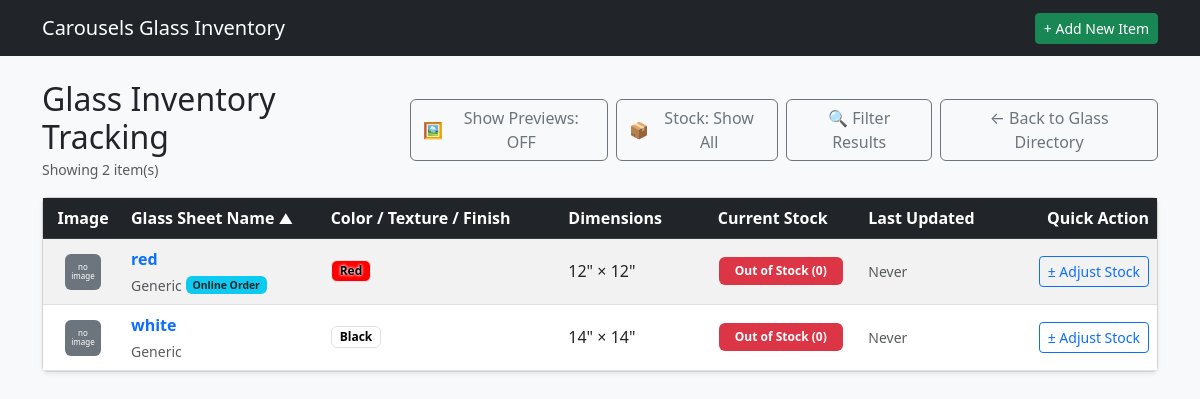
Screenshot of /glass/inventory with the database file from the repository.
### tables this page shows
CREATE TABLE GPC (

    GLASSID INTEGER,                          
    GLSPRICE NUMERIC,                         
    STDATE TEXT,                              
    ENDDATE TEXT,                             

    FOREIGN KEY (GLASSID) REFERENCES GSI(GLASSID) ON DELETE CASCADE ON UPDATE CASCADE

);

CREATE TABLE GSI (

    GLASSID INTEGER PRIMARY KEY AUTOINCREMENT,
    GLSNAME TEXT,
    GLSMANF TEXT,
    GLSLEN INTEGER,
    GLSWID INTEGER,
    GLSTHK INTEGER,
    GLSTEX TEXT,
    GLSIRI INTEGER,
    GLSOPAL INTEGER,
    GLSOURCE TEXT,
    GLLINK TEXT,
    GLSIMG TEXT,
    GLSNOTE TEXT,
    COLOR TEXT,
    GTRNSN TEXT,
    ISACTIVE INTEGER,

    FOREIGN KEY (GLSTEX) REFERENCES GTL(GLSTEX) ON DELETE SET NULL ON UPDATE CASCADE,
    FOREIGN KEY (COLOR) REFERENCES COLOR(COLOR) ON DELETE SET NULL ON UPDATE CASCADE,
    FOREIGN KEY (GLSOURCE) REFERENCES GSL(GLSOURCE) ON DELETE SET NULL ON UPDATE CASCADE,
    FOREIGN KEY (GTRNSN) REFERENCES GTRNS(GTRNSN) ON DELETE SET NULL ON UPDATE CASCADE

);

### app.py (the view, shortened to what this page needs)
@app.route('/glass/inventory', methods=['GET', 'POST'])
def glass_inventory():
    db = get_db()
    sort_by = request.args.get('sort_by', 'GLSNAME')
    order = request.args.get('order', 'asc').lower()
    if order not in ['asc', 'desc']:
        order = 'asc'
    q = request.args.get('q', '').strip()
    manf = request.args.get('manf', '').strip()
    tex = request.args.get('tex', '').strip()
    color = request.args.get('color', '').strip()
    source = request.args.get('source', '').strip()
    min_price = request.args.get('min_price', '').strip()
    max_price = request.args.get('max_price', '').strip()
    stock_filter = request.args.get('stock_filter', '').strip()
    iridescent_filter = request.args.get('iridescent')
    opalescent_filter = request.args.get('opalescent')
    stock_display_mode = request.args.get('stock_display', 'all')
    allowed_sorts = {
        'GLASSID': 'GLASSID',
        'GLSNAME': 'GLSNAME',
        'GLSMANF': 'GLSMANF',
        'GLSTEX': 'GLSTEX',
        'COLOR': 'COLOR',
        'COLOR_HSV': 'COLOR_HSV',
        'GLSIRI': 'GLSIRI',
        'GLSOPAL': 'GLSOPAL',
        'GLSLEN': 'GLSLEN',
        'CURRENT_STOCK': 'CURRENT_STOCK',
        'LAST_UPDATED': 'LAST_UPDATED'
    }
    sql_sort_column = 'GLSNAME' if sort_by == 'COLOR_HSV' else allowed_sorts.get(sort_by, 'GLSNAME')
    where_clauses = ["g.ISACTIVE = 1"]
    params = []
    if q:
        where_clauses.append("(g.GLSNAME LIKE ? OR g.GLSMANF LIKE ? OR g.GLSNOTE LIKE ?)")
        params.extend([f"%{q}%", f"%{q}%", f"%{q}%"])
    if manf:
        where_clauses.append("g.GLSMANF = ?")
        params.append(manf)
    if tex:
        where_clauses.append("g.GLSTEX = ?")
        params.append(tex)
    if color:
        where_clauses.append("g.COLOR = ?")
        params.append(color)
    if iridescent_filter:
        where_clauses.append("g.GLSIRI = ?")
        params.append(iridescent_filter)
    if opalescent_filter:
        where_clauses.append("g.GLSOPAL = ?")
        params.append(opalescent_filter)
    if source:
        where_clauses.append("g.GLSOURCE = ?")
        params.append(source)
    if min_price:
        where_clauses.append("p.GLSPRICE >= ?")
        params.append(min_price)
    if max_price:
        where_clauses.append("p.GLSPRICE <= ?")
        params.append(max_price)
    where_sql = f"WHERE {' AND '.join(where_clauses)}"
    having_conditions = []
    if stock_filter == 'out':
        having_conditions.append("CURRENT_STOCK = 0")
    elif stock_filter == 'low':
        having_conditions.append("CURRENT_STOCK = 1")
    elif stock_filter == 'in':
        having_conditions.append("CURRENT_STOCK > 1")
    if stock_display_mode == 'out':
        having_conditions.append("CURRENT_STOCK <= 0")
    elif stock_display_mode == 'hide':
        having_conditions.append("CURRENT_STOCK > 0")
    stock_having_sql = f"GROUP BY GLASSID HAVING {' AND '.join(having_conditions)}" if having_conditions else ""
    query = f"""
        SELECT GLASSID, GLSNAME, GLSMANF, GLSLEN, GLSWID, GLSTHK, GLSTEX,
               GLSIRI, GLSOPAL, GLSOURCE, GLLINK, GLSIMG, GLSNOTE, COLOR,
               ISACTIVE, CHEX, GLSPRICE, SRCWEB, CURRENT_STOCK, LAST_UPDATED
        FROM (
            SELECT g.GLASSID, g.GLSNAME, g.GLSMANF, g.GLSLEN, g.GLSWID, g.GLSTHK,
                   g.GLSTEX, g.GLSIRI, g.GLSOPAL, g.GLSOURCE, g.GLLINK, g.GLSIMG,
                   g.GLSNOTE, g.COLOR, g.ISACTIVE, c.CHEX, p.GLSPRICE, l.SRCWEB,
                   COALESCE((
                       SELECT i.GLSSTOCK
                       FROM GLSINV i
                       WHERE i.GLASSID = g.GLASSID
                       ORDER BY i.TS DESC, i.GLSTRNID DESC
                       LIMIT 1
                   ), 0) AS CURRENT_STOCK,
                   (
                       SELECT i.TS
                       FROM GLSINV i
                       WHERE i.GLASSID = g.GLASSID
                       ORDER BY i.TS DESC, i.GLSTRNID DESC
                       LIMIT 1
                   ) AS LAST_UPDATED
            FROM GSI g
            LEFT JOIN COLOR c ON g.COLOR = c.COLOR
            LEFT JOIN GPC p ON g.GLASSID = p.GLASSID
            LEFT JOIN GSL l ON g.GLSOURCE = l.GLSOURCE
            {where_sql}
        ) sub
        {stock_having_sql}
        ORDER BY {sql_sort_column} {order.upper()}
    """
    raw_items = db.execute(query, params).fetchall()
    inventory_items = []
    for row in raw_items:
        item = dict(row)
        item['COLOR_HSV'] = hex_to_hsv(item.get('CHEX'))
        inventory_items.append(item)
    if sort_by == 'COLOR_HSV':
        inventory_items.sort(
            key=lambda x: x['COLOR_HSV'],
            reverse=(order == 'desc')
        )
    textures = db.execute("SELECT DISTINCT GLSTEX FROM GSI WHERE ISACTIVE = 1 AND GLSTEX IS NOT NULL AND GLSTEX != '' ORDER BY GLSTEX").fetchall()
    colors = db.execute("SELECT * FROM COLOR ORDER BY COLOR").fetchall()
    sources = db.execute("SELECT DISTINCT GLSOURCE FROM GSI WHERE ISACTIVE = 1 AND GLSOURCE IS NOT NULL AND GLSOURCE != '' ORDER BY GLSOURCE").fetchall()
    manufacturers = db.execute("SELECT DISTINCT GLSMANF FROM GSI WHERE ISACTIVE = 1 AND GLSMANF IS NOT NULL AND GLSMANF != '' ORDER BY GLSMANF").fetchall()
    iridescent_options = db.execute("SELECT DISTINCT GLSIRI FROM GSI WHERE ISACTIVE = 1 AND GLSIRI = 1").fetchall()
    opalescent_options = db.execute("SELECT DISTINCT GLSOPAL FROM GSI WHERE ISACTIVE = 1 AND GLSOPAL = 1").fetchall()
    return render_template(
        'glass_inventory.html',
        inventory_items=inventory_items,
        textures=textures,
        colors=colors,
        sources=sources,
        manufacturers=manufacturers,
        iridescent_options=iridescent_options,
        opalescent_options=opalescent_options,
        current_sort=sort_by,
        current_order=order,
        today_date=date.today().isoformat(),
        filters={
            'q': request.args.get('q', ''),
            'manf': request.args.get('manf', ''),
            'tex': request.args.get('tex', ''),
            'color': request.args.get('color', ''),
            'source': request.args.get('source', ''),
            'min_price': request.args.get('min_price', ''),
            'max_price': request.args.get('max_price', ''),
            'stock_filter': request.args.get('stock_filter', ''),
            'stock_display': stock_display_mode,
            'iridescent': request.args.get('iridescent', ''),
            'opalescent': request.args.get('opalescent', '')
        }
    )

### app.py (called while the page is built)
def get_db():
    conn = sqlite3.connect(DATABASE)
    conn.row_factory = sqlite3.Row
    conn.execute("PRAGMA foreign_keys = ON;")
    return conn

### utils.py (called while the page is built)
def hex_to_hsv(hex_str):
    if not hex_str:
        return (360, 0, 1.0) # Default sorting value for missing colors (push to end)
    hex_str = hex_str.lstrip('#')
    if len(hex_str) != 6:
        return (360, 0, 1.0)
    try:
        r = int(hex_str[0:2], 16) / 255.0
        g = int(hex_str[2:4], 16) / 255.0
        b = int(hex_str[4:6], 16) / 255.0
    except ValueError:
        return (360, 0, 1.0)
    max_c = max(r, g, b)
    min_c = min(r, g, b)
    diff = max_c - min_c
    v = max_c
    s = 0 if max_c == 0 else (diff / max_c)
    if diff == 0:
        h = 0
    elif max_c == r:
        h = (60 * ((g - b) / diff) + 360) % 360
    elif max_c == g:
        h = (60 * ((b - r) / diff) + 120) % 360
    else:
        h = (60 * ((r - g) / diff) + 240) % 360
    return (h * 1000) + (s * 100) + v

### templates/glass_inventory.html (shortened to what this page needs)
{% extends 'base.html' %}
{% block content %}
<div class="d-flex justify-content-between align-items-center mb-3">
    <div>
        <h2 class="mb-0">Glass Inventory Tracking</h2>
        <small class="text-muted">Showing {{ inventory_items|length }} item(s)</small>
    </div>
    <div class="d-flex gap-2">
        <button type="button" id="thumbnailToggleBtn" class="btn btn-outline-secondary d-flex align-items-center gap-1" onclick="toggleThumbnails()">
            🖼️ <span id="toggleBtnText">Show Previews: OFF</span>
        </button>
        {% set stock_mode = filters.stock_display | default('all') %}
        <button type="button" id="stockDisplayToggleBtn" class="btn btn-outline-secondary d-flex align-items-center gap-1" onclick="cycleStockDisplay()">
            📦 <span id="stockDisplayBtnText">
                {% if stock_mode == 'out' %}Stock: Out Only
                {% elif stock_mode == 'hide' %}Stock: Hide Out
                {% else %}Stock: Show All{% endif %}
            </span>
        </button>
        <button type="button" class="btn btn-outline-secondary d-flex align-items-center gap-1" data-bs-toggle="modal" data-bs-target="#filterModal">
            🔍 Filter Results
        </button>
        <a href="{{ url_for('list_glass') }}" class="btn btn-outline-secondary">← Back to Glass Directory</a>
    </div>
</div>
{% macro sort_header(col_key, label) %}
    {% set new_order = 'desc' if current_sort == col_key and current_order == 'asc' else 'asc' %}
    <a href="{{ url_for('glass_inventory', sort_by=col_key, order=new_order, **filters) }}" class="text-white text-decoration-none d-block">
        {{ label }}
        {% if current_sort == col_key %}
            <small>{{ '▲' if current_order == 'asc' else '▼' }}</small>
        {% else %}
            <small class="text-muted" style="opacity: 0.4;">↕</small>
        {% endif %}
    </a>
{% endmacro %}
<div class="card shadow-sm">
    <div class="card-body p-0">
        <table class="table table-striped table-hover mb-0 align-middle">
            <thead class="table-dark">
                <tr>
                    <th style="width: 80px;" class="text-center">Image</th>
                    <th>{{ sort_header('GLSNAME', 'Glass Sheet Name') }}</th>
                    <th>{{ sort_header('COLOR_HSV', 'Color / Texture / Finish') }}</th>
                    <th>{{ sort_header('GLSLEN', 'Dimensions') }}</th>
                    <th class="text-center">{{ sort_header('CURRENT_STOCK', 'Current Stock') }}</th>
                    <th>{{ sort_header('LAST_UPDATED', 'Last Updated') }}</th>
                    <th class="text-end">Quick Action</th>
                </tr>
            </thead>
            <tbody>
                {% for item in inventory_items %}
                {% set stock = item.CURRENT_STOCK if item.CURRENT_STOCK is not none else 0 %}
                {% set img_src = item.GLSIMG %}
                {% if img_src %}
                    {% if not img_src.startswith('http') and not img_src.startswith('/') and not img_src.startswith('static/') %}
                        {% set img_src = 'static/' + img_src %}
                    {% endif %}
                {% endif %}
                <tr>
                    <td class="text-center">
                        {% if img_src %}
                            {% set resolved_img_url = url_for('static', filename=img_src.replace('static/', '')) if img_src.startswith('static/') else img_src %}
                            <div class="image-container-wrapper position-relative d-inline-block">
                                <button type="button" class="btn btn-sm btn-light border p-0 image-preview-btn shadow-sm"
                                        data-bs-toggle="modal"
                                        data-bs-target="#imagePreviewModal"
                                        data-imgsrc="{{ resolved_img_url }}"
                                        data-glassname="{{ item.GLSNAME }}"
                                        onmouseenter="showHoverPopup(event, '{{ resolved_img_url }}')"
                                        onmouseleave="hideHoverPopup()"
                                        style="width: 36px; height: 36px;">
                                    <span class="icon-view fs-6">🖼️</span>
                                    <img src="{{ resolved_img_url }}" class="thumb-view rounded d-none" style="width: 34px; height: 34px; object-fit: cover;" alt="thumb">
                                </button>
                            </div>
                        {% else %}
                            <div class="bg-secondary text-white rounded d-inline-flex align-items-center justify-content-center p-1"
                                 style="width: 36px; height: 36px; font-size: 8px; line-height: 1.1; text-align: center;"
                                 title="No image exists">
                                no image
                            </div>
                        {% endif %}
                    </td>
                    <td>
                        <a href="{{ url_for('glass_detail', glass_id=item.GLASSID) }}" class="fw-bold text-decoration-none text-primary">
                            {{ item.GLSNAME }}
                        </a>
                        <div class="small text-muted d-flex align-items-center gap-1 mt-1">
                            <span>{{ item.GLSMANF or 'Generic' }}</span>
                            {% if item.SRCWEB == 1 %}
                                <span class="badge bg-info text-dark" style="font-size: 0.65rem;">Online Order</span>
                            {% endif %}
                        </div>
                    </td>
                    <td>
                        <div class="d-flex flex-wrap gap-1 align-items-center">
                            {% if item.COLOR %}
                                {% set bg_hex = item.CHEX if item.CHEX else 'ccc' %}
                                {% if not bg_hex.startswith('#') %}
                                    {% set bg_hex = '#' + bg_hex %}
                                {% endif %}
                                <span class="badge border px-2 py-1" style="background-color: {{ bg_hex }}; color: #000 !important; text-shadow: 0px 0px 3px rgba(255,255,255,0.9), 0px 0px 3px rgba(255,255,255,0.9); font-weight: 600;">
                                    {{ item.COLOR }}
                                </span>
                            {% endif %}
                        </div>
                    </td>
                    <td>
                        {% if item.GLSLEN %}{{ item.GLSLEN }}" × {{ item.GLSWID }}"{% else %}—{% endif %}
                    </td>
                    <td class="text-center">
                        {% if stock <= 0 %}
                            <span class="badge bg-danger px-3 py-2">Out of Stock (0)</span>
                        {% elif stock == 1 %}
                            <span class="badge bg-warning text-dark px-3 py-2">Low Stock (1)</span>
                        {% else %}
                            <span class="badge bg-success px-3 py-2">In Stock ({{ stock }})</span>
                        {% endif %}
                    </td>
                    <td>
                        <span class="text-muted small">{{ item.LAST_UPDATED or 'Never' }}</span>
                    </td>
                    <td class="text-end">
                        <button type="button" class="btn btn-sm btn-outline-primary adjust-btn"
                                data-bs-toggle="modal"
                                data-bs-target="#adjustModal"
                                data-glassid="{{ item.GLASSID }}"
                                data-glassname="{{ item.GLSNAME }}"
                                data-currentstock="{{ stock }}">
                            ± Adjust Stock
                        </button>
                    </td>
                </tr>
                {% endfor %}
            </tbody>
        </table>
    </div>
</div>
{% endblock %}

### rows the page displays
GPC: GLSNAME "red", GLSMANF "Generic", shows "Online Order", COLOR "Red", GLSLEN "12", GLSWID "12", LAST_UPDATED "Never"
GPC: GLSNAME "white", GLSMANF "Generic", COLOR "Black", GLSLEN "14", GLSWID "14", LAST_UPDATED "Never"

### other values shown
{{ inventory_items|length }} "2"
{{ label }} "Glass Sheet Name Color / Texture / Finish Dimensions Current Stock Last Updated"
{{ '▲' if current_order == 'asc' else '▼' }} "▲"
